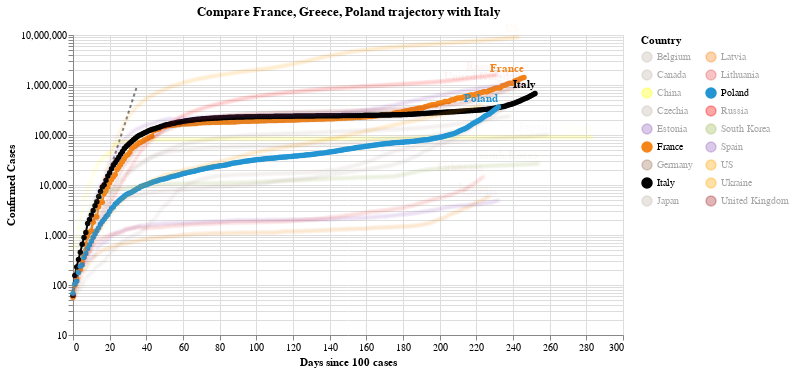

Source (notebook cell):
### Code cell
#hide_input
chart2 = make_since_chart(dff2, ['France', 'Greece', 'Poland'], baseline_countries)
chart2

### Figure 1 — Vega-Lite specification as saved in the notebook (floating-point values rounded to 4 significant figures; data arrays with more than 128 entries replaced by an {"elided": "..."} marker saying what was removed)
{"config": {"view": {"continuousWidth": 400, "continuousHeight": 300}}, "layer": [{"data": {"name": "data-628230001892d6798b50651be41d1b3e"}, "mark": {"type": "line", "color": "black", "opacity": 0.5, "strokeDash": [3, 3]}, "encoding": {"x": {"type": "quantitative", "field": "Days since 100 cases"}, "y": {"type": "quantitative", "field": "Confirmed Cases"}}}, {"data": {"name": "data-ac5e822396120a3df5966b580155e613"}, "mark": {"type": "line", "point": true}, "encoding": {"color": {"type": "nominal", "field": "Country", "legend": {"columns": 2}, "scale": {"domain": ["Belgium", "Canada", "China", "Czechia", "Estonia", "France", "Germany", "Italy", "Japan", "Latvia", "Lithuania", "Poland", "Russia", "South Korea", "Spain", "US", "Ukraine", "United Kingdom"], "range": ["#C1B7AD", "#C1B7AD", "yellow", "#C1B7AD", "#9467bd", "#F58518", "#9D755D", "black", "#C1B7AD", "#F58518", "#E45756", "#2495D3", "red", "#A1BA59", "#9467bd", "orange", "orange", "brown"]}}, "opacity": {"condition": {"value": 1, "selection": "selector005"}, "value": 0.05}, "tooltip": [{"type": "nominal", "field": "Country"}, {"type": "temporal", "field": "Date"}, {"type": "quantitative", "field": "Confirmed Cases"}, {"type": "quantitative", "field": "Days since 100 cases"}], "x": {"type": "quantitative", "field": "Days since 100 cases"}, "y": {"type": "quantitative", "field": "Confirmed Cases", "scale": {"type": "log"}}}, "selection": {"selector005": {"type": "multi", "fields": ["Country"], "bind": "legend", "init": [{"Country": "France"}, {"Country": "Greece"}, {"Country": "Poland"}, {"Country": "Italy"}]}}, "width": 550}, {"data": {"name": "data-ac5e822396120a3df5966b580155e613"}, "mark": {"type": "text", "align": "right", "dy": -8, "fontWeight": "bold"}, "encoding": {"color": {"type": "nominal", "field": "Country", "legend": {"columns": 2}, "scale": {"domain": ["Belgium", "Canada", "China", "Czechia", "Estonia", "France", "Germany", "Italy", "Japan", "Latvia", "Lithuania", "Poland", "Russia", "South Korea", "Spain", "US", "Ukraine", "United Kingdom"], "range": ["#C1B7AD", "#C1B7AD", "yellow", "#C1B7AD", "#9467bd", "#F58518", "#9D755D", "black", "#C1B7AD", "#F58518", "#E45756", "#2495D3", "red", "#A1BA59", "#9467bd", "orange", "orange", "brown"]}}, "opacity": {"condition": {"value": 1, "selection": "selector005"}, "value": 0.05}, "text": {"type": "nominal", "field": "Country"}, "tooltip": [{"type": "nominal", "field": "Country"}, {"type": "temporal", "field": "Date"}, {"type": "quantitative", "field": "Confirmed Cases"}, {"type": "quantitative", "field": "Days since 100 cases"}], "x": {"type": "quantitative", "field": "Days since 100 cases"}, "y": {"type": "quantitative", "field": "Confirmed Cases", "scale": {"type": "log"}}}, "transform": [{"filter": "(datum['Date'] >= 1604102400000)"}], "width": 550}], "title": "Compare France, Greece, Poland trajectory with Italy", "$schema": "https://vega.github.io/schema/vega-lite/v4.8.1.json", "datasets": {"data-628230001892d6798b50651be41d1b3e": [{"Days since 100 cases": 0, "Confirmed Cases": 100.0}, {"Days since 100 cases": 1, "Confirmed Cases": 130.0}, {"Days since 100 cases": 2, "Confirmed Cases": 169.0}, {"Days since 100 cases": 3, "Confirmed Cases": 219.7}, {"Days since 100 cases": 4, "Confirmed Cases": 285.6}, {"Days since 100 cases": 5, "Confirmed Cases": 371.3}, {"Days since 100 cases": 6, "Confirmed Cases": 482.7}, {"Days since 100 cases": 7, "Confirmed Cases": 627.5}, {"Days since 100 cases": 8, "Confirmed Cases": 815.7}, {"Days since 100 cases": 9, "Confirmed Cases": 1060.0}, {"Days since 100 cases": 10, "Confirmed Cases": 1379.0}, {"Days since 100 cases": 11, "Confirmed Cases": 1792.0}, {"Days since 100 cases": 12, "Confirmed Cases": 2330.0}, {"Days since 100 cases": 13, "Confirmed Cases": 3029.0}, {"Days since 100 cases": 14, "Confirmed Cases": 3937.0}, {"Days since 100 cases": 15, "Confirmed Cases": 5119.0}, {"Days since 100 cases": 16, "Confirmed Cases": 6654.0}, {"Days since 100 cases": 17, "Confirmed Cases": 8650.0}, {"Days since 100 cases": 18, "Confirmed Cases": 11250.0}, {"Days since 100 cases": 19, "Confirmed Cases": 14620.0}, {"Days since 100 cases": 20, "Confirmed Cases": 19000.0}, {"Days since 100 cases": 21, "Confirmed Cases": 24710.0}, {"Days since 100 cases": 22, "Confirmed Cases": 32120.0}, {"Days since 100 cases": 23, "Confirmed Cases": 41750.0}, {"Days since 100 cases": 24, "Confirmed Cases": 54280.0}, {"Days since 100 cases": 25, "Confirmed Cases": 70560.0}, {"Days since 100 cases": 26, "Confirmed Cases": 91730.0}, {"Days since 100 cases": 27, "Confirmed Cases": 119300.0}, {"Days since 100 cases": 28, "Confirmed Cases": 155000.0}, {"Days since 100 cases": 29, "Confirmed Cases": 201500.0}, {"Days since 100 cases": 30, "Confirmed Cases": 262000.0}, {"Days since 100 cases": 31, "Confirmed Cases": 340600.0}, {"Days since 100 cases": 32, "Confirmed Cases": 442800.0}, {"Days since 100 cases": 33, "Confirmed Cases": 575600.0}, {"Days since 100 cases": 34, "Confirmed Cases": 748300.0}, {"Days since 100 cases": 35, "Confirmed Cases": 972800.0}], "data-ac5e822396120a3df5966b580155e613": {"elided": "4371 records"}}}
